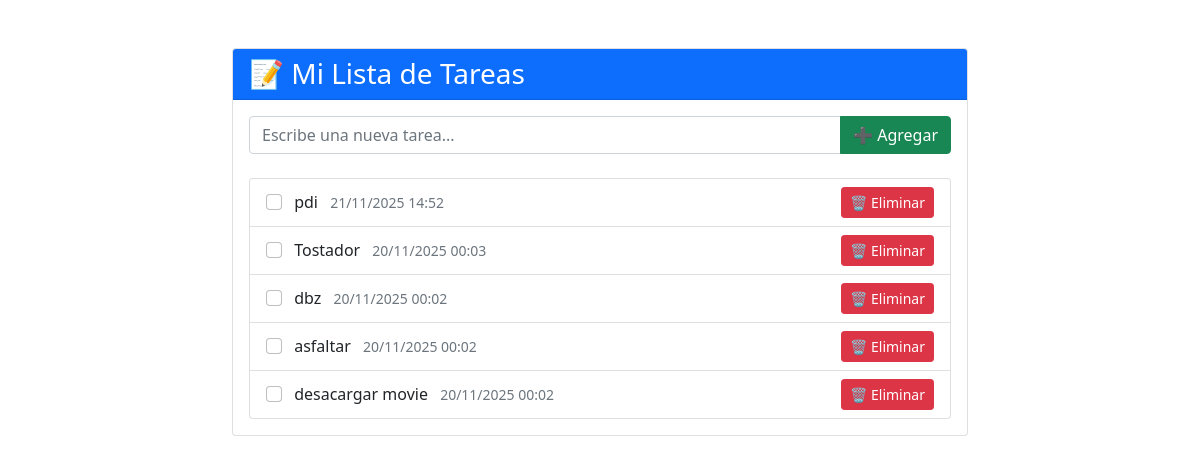
The page / on the database its author committed.
### app/models.py (models this page shows, shortened)
class Tarea(models.Model):
    titulo = models.CharField(max_length=200)
    completada = models.BooleanField(default=False)
    fecha_creacion = models.DateTimeField(auto_now_add=True)

### app/views.py (the view)
# urls.py: path('', views.lista_tareas, name='lista_tareas'),
def lista_tareas(request):
    tareas = Tarea.objects.all().order_by('-fecha_creacion')
    return render(request, 'app/pages/lista_tareas.html', {'tareas': tareas})

### app/templates/app/pages/lista_tareas.html (shortened to what this page needs)
{% load django_htmx %}
<!DOCTYPE html>
<html lang="es">
<head>
    <link href="https://cdn.jsdelivr.net/npm/bootstrap@5.1.3/dist/css/bootstrap.min.css" rel="stylesheet">
</head>
<body hx-headers='{"X-CSRFToken": "{{ csrf_token }}"}'>
    <div class="container mt-5">
        <div class="row justify-content-center">
            <div class="col-md-8">
                <div class="card">
                    <div class="card-header bg-primary text-white">
                        <h3 class="mb-0">📝 Mi Lista de Tareas</h3>
                    </div>
                    <div class="card-body">
                        <form hx-post="{% url 'agregar_tarea' %}"
                              hx-target="#lista-tareas"
                              hx-swap="innerHTML"
                              class="mb-4">
                            <div class="input-group">
                                <input type="text"
                                       name="titulo"
                                       class="form-control"
                                       placeholder="Escribe una nueva tarea..."
                                       required>
                                <button type="submit" class="btn btn-success">
                                    ➕ Agregar
                                </button>
                            </div>
                        </form>
                        <div id="lista-tareas">
                            {% include 'app/pages/lista_tareas_partial.html' %}
                        </div>
                    </div>
                </div>
            </div>
        </div>
    </div>
</body>
</html>

### app/templates/app/pages/lista_tareas_partial.html (shortened to what this page needs)
{% if tareas %}
    <div class="list-group">
        {% for tarea in tareas %}
            <div class="list-group-item d-flex justify-content-between align-items-center {% if tarea.completada %}list-group-item-success{% endif %}">
                <div>
                    <input type="checkbox"
                           class="form-check-input me-2"
                           hx-post="{% url 'toggle_tarea' tarea.id %}"
                           hx-target="#lista-tareas"
                           hx-swap="innerHTML">
                    <span class="{% if tarea.completada %}text-decoration-line-through text-muted{% endif %}">
                        {{ tarea.titulo }}
                    </span>
                    <small class="text-muted ms-2">
                        {{ tarea.fecha_creacion|date:"d/m/Y H:i" }}
                    </small>
                </div>
                <button class="btn btn-danger btn-sm"
                        hx-post="{% url 'eliminar_tarea' tarea.id %}"
                        hx-target="#lista-tareas"
                        hx-swap="innerHTML"
                        hx-confirm="¿Estás seguro de eliminar esta tarea?">
                    🗑️ Eliminar
                </button>
            </div>
        {% endfor %}
    </div>
{% else %}
    <div class="alert alert-info text-center">
        🎉 ¡No hay tareas! Agrega tu primera tarea arriba.
    </div>
{% endif %}

### rows shown on the page
Tarea: titulo "pdi", fecha_creacion "21/11/2025 14:52"
Tarea: titulo "Tostador", fecha_creacion "20/11/2025 00:03"
Tarea: titulo "dbz", fecha_creacion "20/11/2025 00:02"
Tarea: titulo "asfaltar", fecha_creacion "20/11/2025 00:02"
Tarea: titulo "desacargar movie", fecha_creacion "20/11/2025 00:02"
